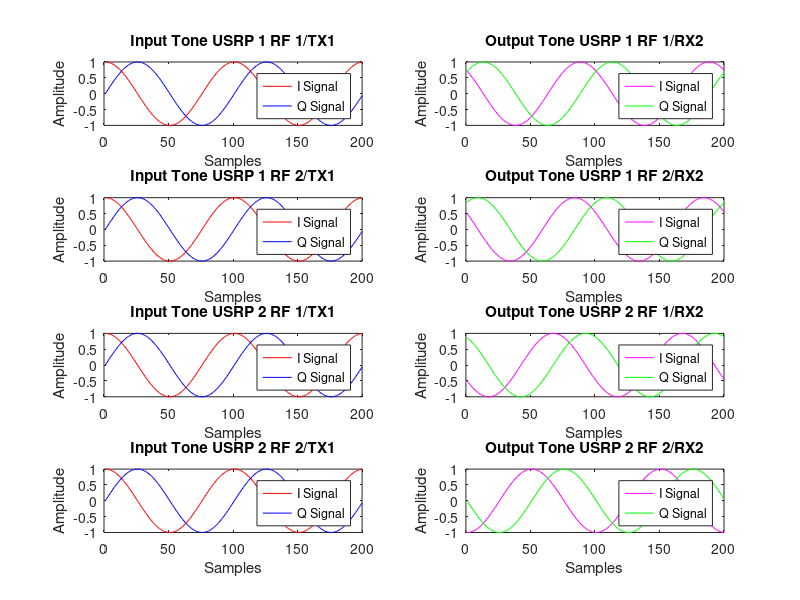

Here is the MATLAB script that generated this plot:
Fs = 10e6;
FrameSize = Fs*0.001;
NoOfFrames = 1;
NoOfSamples = FrameSize*NoOfFrames;
Amplitude = [1.0 1 1 1];
Fs = cast(Fs,'double');
NoOfSamples = cast(NoOfSamples,'uint32');
Amplitude = double(Amplitude);

F0 = 100e3;

Fchosen = F0;

F0 = Fchosen;
F1 = Fchosen;
F2 = Fchosen;
F3 = Fchosen;

F0 = [F0 F1 F2 F3];
inputPhaseOffset = [0 0 0 0];
outputPhaseOffset = [pi/4 pi/3 2*pi/3 pi];

t = linspace(0,double(NoOfSamples-1)/Fs,NoOfSamples);
input = zeros(size(F0,2),NoOfSamples);
output = zeros(size(F0,2),NoOfSamples);

count = 1;
for freqi = F0
     input(count,:) = cos((2*pi)*freqi*t  + inputPhaseOffset(count)) + 1i*sin((2*pi)*freqi*t + inputPhaseOffset(count));
     output(count,:) = cos((2*pi)*freqi*t  + outputPhaseOffset(count)) + 1i*sin((2*pi)*freqi*t + outputPhaseOffset(count));
     count = count + 1;
end

samplesCutoff = 200;

input = diag(Amplitude)*input;
input = transpose(input);

output = diag(Amplitude)*output;
output = transpose(output);

input = input(1:samplesCutoff,:);
output = output(1:samplesCutoff,:);

USRPNos = [1 1 2 2];
RFChNos = [1 2 1 2];

for i=1:size(F0,2)
    subplot(4,2,2*(i-1)+1);
    plot(1:samplesCutoff,real(input(:,i)),'r',1:samplesCutoff,imag(input(:,i)),'b');
    xlabel('Samples')
    ylabel('Amplitude')
    title(sprintf('Input Tone USRP %d RF %d/TX1',USRPNos(i), RFChNos(i)));
    legend('I Signal', 'Q Signal', 'location', 'Northeast')

    subplot(4,2,2*i);
    plot(1:samplesCutoff,real(output(:,i)),'m',1:samplesCutoff,imag(output(:,i)),'g');
    xlabel('Samples')
    ylabel('Amplitude')
    title(sprintf('Output Tone USRP %d RF %d/RX2',USRPNos(i),RFChNos(i)));
    legend('I Signal', 'Q Signal', 'location', 'Northeast')
    
end


% plot(real(input(:,1)),